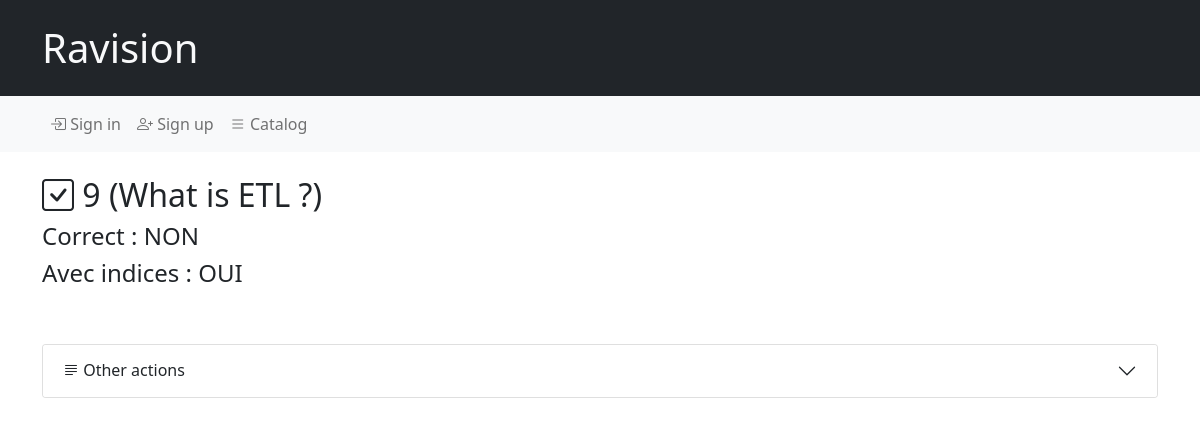
/quizz/test/9/, run on the app's committed database.
### quizz/models.py (models this page shows, shortened)
class Test(models.Model):
    date = models.DateField(null=True, default=None, blank=True)
    correct = models.BooleanField(default=False)
    question = models.ForeignKey(Question, on_delete=models.CASCADE, default=1)
    hints = models.BooleanField(default=True)
    user = models.ForeignKey(User, on_delete=models.CASCADE, null=True)
    expected_answer = models.CharField(max_length=255, default="")
    given_answer = models.CharField(max_length=255, default="")
    def as_dict(self):
        correct = 'NON'
        hints = 'OUI'
        if self.correct:
            correct = 'OUI'
        if self.hints:
            hints = 'OUI'
        return {
            'date': self.date,
            'correct': correct,
            'hints': hints,
        }

class Question(models.Model):
    answer = models.CharField(max_length=255, default="")
    question = models.CharField(max_length=511, default="")
    lecture = models.ForeignKey(Lecture, on_delete=models.CASCADE, default=1)
    user = models.ForeignKey(User, on_delete=models.CASCADE, null=True)
    creation_date = models.DateField(null=True, default=None, blank=True)
    last_change_date = models.DateField(null=True, default=None, blank=True)

### quizz/views.py (the view)
# urls.py: path('test/<int:id>/', views.test, name='test'),
def test(request,id):
    test = get_object_or_404(Test,pk=id)
    context = prepare_render_context('test', request=request, object=test, parenturl='question', parent=test.question, gameurl=None)
    return render(request, 'quizz/test.html', context)

### quizz/utils.py (called while the page is built)
def getChildrenPerPage(request):
    return request.GET.get('children_per_page', DEFAULT_PER_PAGE)

### quizz/templates/quizz/test.html
{% extends 'quizz/base.html' %}
{% load i18n %}
{% block content %}
<h2><i class="bi bi-check-square"></i>{%trans Attempt%} {{object.id}} ({{parent.question}})</h2>
<h4>Correct : {{object.as_dict.correct}}</h4>
<h4>Avec indices : {{object.as_dict.hints}}</h4>
{% include 'quizz/object.html' %}
{% endblock %}

### data on the page
Test: id "9", as_dict.correct "NON", as_dict.hints "OUI"
Question: question "What is ETL ?"
